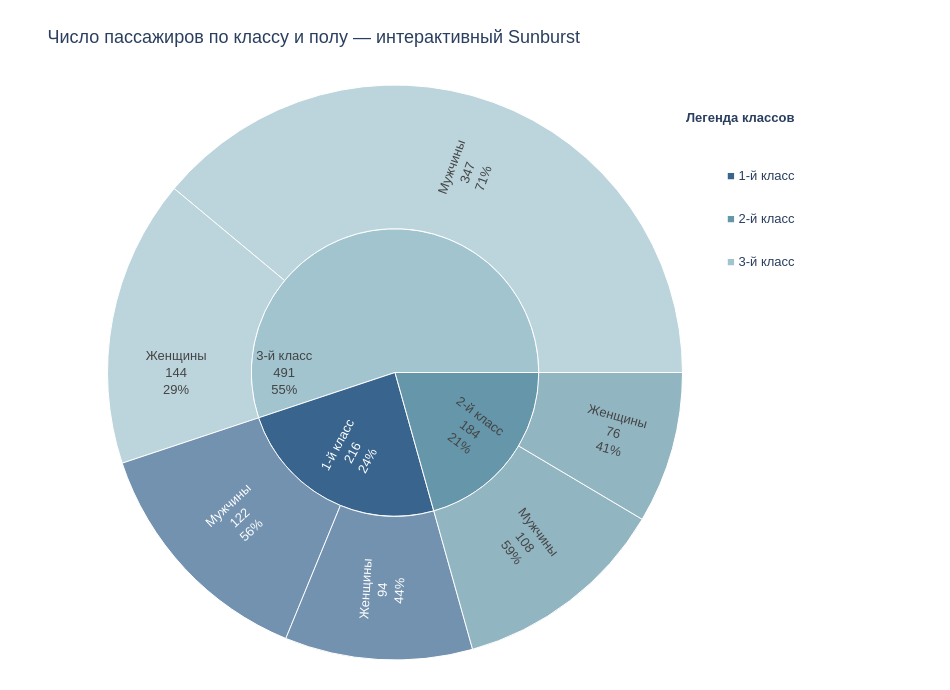

Notebook code for this chart:
### Markdown cell above
## 7. Интерактивный Sunburst: класс → пол

### Code cell
sunburst_data = (
    df.assign(
        Класс=df["Pclass"].map({1: "1-й класс", 2: "2-й класс", 3: "3-й класс"}),
        Пол=df["Sex"].map({"female": "Женщины", "male": "Мужчины"}),
    )
    .groupby(["Класс", "Пол"], as_index=False)
    .agg(Пассажиров=("PassengerId", "size"))
)

display(sunburst_data.rename(columns={"Пассажиров": "Число пассажиров"}))
class_colors = {"1-й класс": "#38648E", "2-й класс": "#6596A9", "3-й класс": "#A1C4CF"}

fig = px.sunburst(
    sunburst_data,
    path=["Класс", "Пол"],
    values="Пассажиров",
    color="Класс",
    color_discrete_map=class_colors,
    title="Число пассажиров по классу и полу — интерактивный Sunburst",
    width=950,
    height=690,
)
fig.update_traces(textinfo="label+value+percent parent", insidetextorientation="radial",
                  hovertemplate="%{label}<br>Число пассажиров: %{value}<br>Доля от родительской группы: %{percentParent:.1%}<extra></extra>")
fig.update_layout(
    margin=dict(t=85, l=30, r=190, b=30),
    font=dict(family="Arial", size=13),
    paper_bgcolor="white",
)
for j, (name, color) in enumerate(class_colors.items()):
    fig.add_annotation(x=1.05, y=0.86 - j * 0.075, xref="paper", yref="paper",
                       text=f'<span style="color:{color}">■</span> {name}',
                       showarrow=False, align="left", font=dict(size=13))
fig.add_annotation(x=1.05, y=0.96, xref="paper", yref="paper", text="<b>Легенда классов</b>",
                   showarrow=False, align="left", font=dict(size=13))
fig.show()

### Figure 1 — Plotly figure (JSON) as saved in the notebook; plotly's stock layout.template omitted (floating-point values rounded to 4 significant figures)
{"data": [{"branchvalues": "total", "customdata": [["1-й класс"], ["1-й класс"], ["1-й класс"], ["2-й класс"], ["2-й класс"], ["2-й класс"], ["3-й класс"], ["3-й класс"], ["3-й класс"]], "domain": {"x": [0, 1], "y": [0, 1]}, "hovertemplate": "%{label}<br>Число пассажиров: %{value}<br>Доля от родительской группы: %{percentParent:.1%}<extra></extra>", "ids": ["1-й класс/Женщины", "1-й класс/Мужчины", "1-й класс", "2-й класс/Женщины", "2-й класс/Мужчины", "2-й класс", "3-й класс/Женщины", "3-й класс/Мужчины", "3-й класс"], "insidetextorientation": "radial", "labels": ["Женщины", "Мужчины", "1-й класс", "Женщины", "Мужчины", "2-й класс", "Женщины", "Мужчины", "3-й класс"], "marker": {"colors": ["#38648E", "#38648E", "#38648E", "#6596A9", "#6596A9", "#6596A9", "#A1C4CF", "#A1C4CF", "#A1C4CF"]}, "name": "", "parents": ["1-й класс", "1-й класс", "", "2-й класс", "2-й класс", "", "3-й класс", "3-й класс", ""], "textinfo": "label+value+percent parent", "type": "sunburst", "values": [94.0, 122.0, 216.0, 76.0, 108.0, 184.0, 144.0, 347.0, 491.0]}], "layout": {"annotations": [{"align": "left", "font": {"size": 13}, "showarrow": false, "text": "<span style=\"color:#38648E\">■</span> 1-й класс", "x": 1.05, "xref": "paper", "y": 0.86, "yref": "paper"}, {"align": "left", "font": {"size": 13}, "showarrow": false, "text": "<span style=\"color:#6596A9\">■</span> 2-й класс", "x": 1.05, "xref": "paper", "y": 0.785, "yref": "paper"}, {"align": "left", "font": {"size": 13}, "showarrow": false, "text": "<span style=\"color:#A1C4CF\">■</span> 3-й класс", "x": 1.05, "xref": "paper", "y": 0.71, "yref": "paper"}, {"align": "left", "font": {"size": 13}, "showarrow": false, "text": "<b>Легенда классов</b>", "x": 1.05, "xref": "paper", "y": 0.96, "yref": "paper"}], "font": {"family": "Arial", "size": 13}, "height": 690, "legend": {"tracegroupgap": 0}, "margin": {"b": 30, "l": 30, "r": 190, "t": 85}, "paper_bgcolor": "white", "title": {"text": "Число пассажиров по классу и полу — интерактивный Sunburst"}, "width": 950}}
